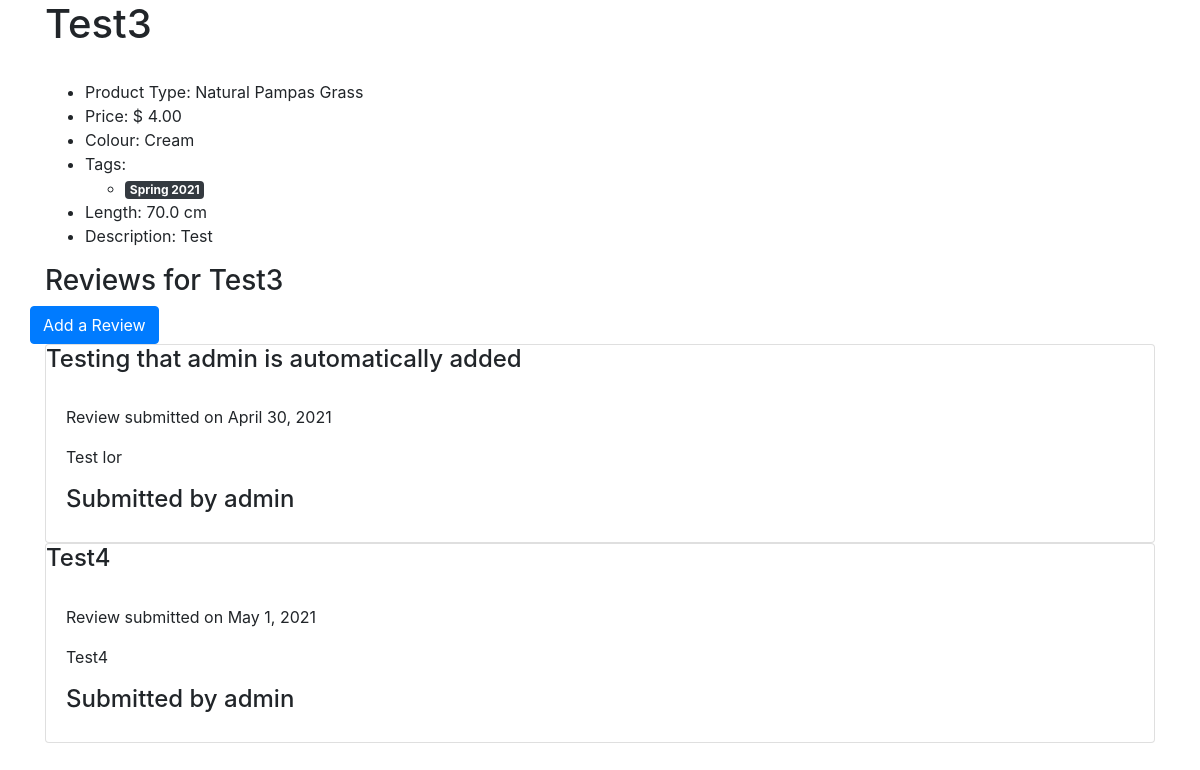
The app's page /products/product_details/1 with its own data.
### products/models.py (models this page shows, shortened)
class Product(models.Model):
    name = models.CharField(blank=False, max_length=255)
    product_type = models.ForeignKey(ProductType, on_delete=models.CASCADE)
    image = ImageField(blank=True, manual_crop="")
    price = models.DecimalField(
        blank=False, max_digits=19, decimal_places=2)
    colour = models.ForeignKey(Colour, on_delete=models.CASCADE)
    tag = models.ManyToManyField(Tag)
    length = models.FloatField(blank=False)
    desc = models.TextField(blank=False)
    quantity = models.IntegerField(blank=False)

class ProductType(models.Model):
    name = models.CharField(blank=False, max_length=255)
    def __str__(self):
        return self.name

class Colour(models.Model):
    name = models.CharField(blank=False, max_length=255)
    def __str__(self):
        return self.name

class Tag(models.Model):
    name = models.CharField(blank=False, max_length=255)

### reviews/models.py (models this page shows, shortened)
class Review(models.Model):
    title = models.CharField(blank=False, max_length=255)
    content = models.TextField(blank=False)
    date = models.DateField(default=datetime.date.today)
    product = models.ForeignKey(Product, on_delete=models.CASCADE)
    owner = models.ForeignKey(User, on_delete=models.CASCADE)

### products/views.py (the view)
# urls.py: path('product_details/<product_id>', products.views.view_product_details,
def view_product_details(request, product_id):
    product = get_object_or_404(Product, pk=product_id)
    return render(request, 'products/product-details.template.html', {
        'product': product
    })

### products/templates/products/product-details.template.html (shortened to what this page needs)
{% extends "base.template.html" %}
{% load crispy_forms_tags %}
{% load static %}
{% block content %}
<h1>{{product.name}}</h1>
<ul>
    <li>Product Type: {{product.product_type}}</li>
    <li>Price: $ {{product.price}}</li>
    <li>Colour: {{product.colour}}</li>
    <li>Tags:</li>
    <ul>
        {% for t in product.tag.all %}
        <li>
            <span class="badge badge-dark">{{t.name}}</span>
        </li>
        {% endfor %}
    </ul>
    <li>Length: {{product.length}} cm</li>
    <li>Description: {{product.desc}}</li>
</ul>
<h3>Reviews for {{ product.name }}</h3>
<div class="row">
    <a href="{% url 'create_review_route' product_id=product.id %}" class="btn btn-primary">Add a Review</a>
</div>
{% for review in product.review_set.all %}
<div class="card">
    <h4 class="card-title">{{review.title}}</h3>
        <div class="card-body">
            <p>Review submitted on {{review.date}}</p>
            <p>{{review.content}}</p>
            <h4>Submitted by {{review.owner}}</h4>
        </div>
</div>
{% endfor %}
{% endblock %}

### records on screen
Product: name "Test3", product_type "Natural Pampas Grass", price "4.00", colour "Cream", length "70.0", desc "Test"
Tag: name "Spring 2021"
Review: title "Testing that admin is automatically added", date "April 30, 2021", content "Test lor", owner "admin"
Review: title "Test4", date "May 1, 2021", content "Test4", owner "admin"
